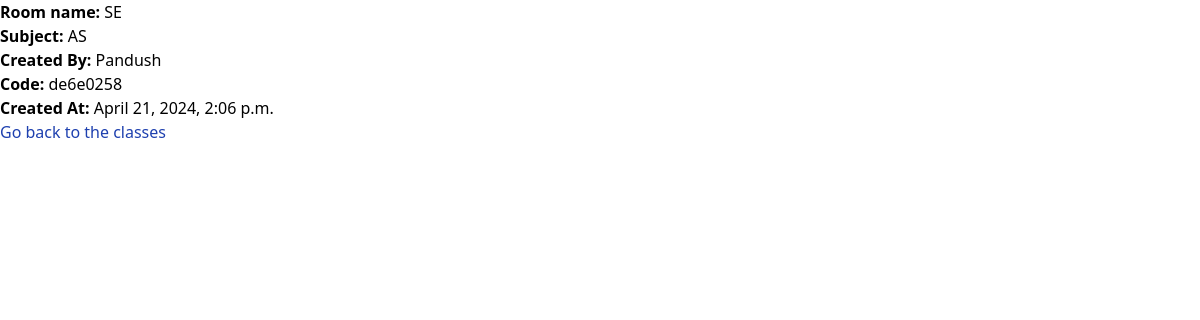
The app's page /room/113/ (signed in) with its own data.
### main/models.py (models this page shows, shortened)
class Room(models.Model):
    creator = models.ForeignKey(
        User, related_name="created_rooms", on_delete=models.CASCADE
    )
    name = models.CharField(max_length=255)
    subject = models.CharField(max_length=255, blank=True, null=True)
    room_photo = models.ImageField(upload_to="room_photos/")
    created_at = models.DateTimeField(default=timezone.now)
    code = models.CharField(max_length=8, unique=True)

### main/views.py (the view)
# urls.py: path("room/<int:pk>/", views.spec_room, name="spec_room"),
@login_required(login_url="login_view")
def spec_room(request, pk):
    spec_room = get_object_or_404(Room, pk=pk)
    room_memberships = RoomMembership.objects.filter(specific_room=spec_room)
    return render(
        request, "room.html", {"room": spec_room, "room_memberships": room_memberships}
    )

### main/templates/room.html (shortened to what this page needs)
<!DOCTYPE html>
<html lang="en">
<head>
    <script src="https://cdn.tailwindcss.com"></script>
</head>
<body>
    <p><strong>Room name:</strong> {{ room.name }}</p>
    <p><strong>Subject:</strong> {{ room.subject }}</p>
    <p><strong>Created By:</strong> {{ room.creator.username }}</p>
    <p><strong>Code:</strong> {{ room.code }}</p>
    <p><strong>Created At:</strong> {{ room.created_at }}</p>
    <p><a class="text-blue-800" href="{% url 'chatroom'%}"> Go back to the classes
    </a></p>
</body>
</html>

### records on screen
Room: name "SE", subject "AS", creator.username "Pandush", code "de6e0258", created_at "April 21, 2024, 2:06 p.m."
